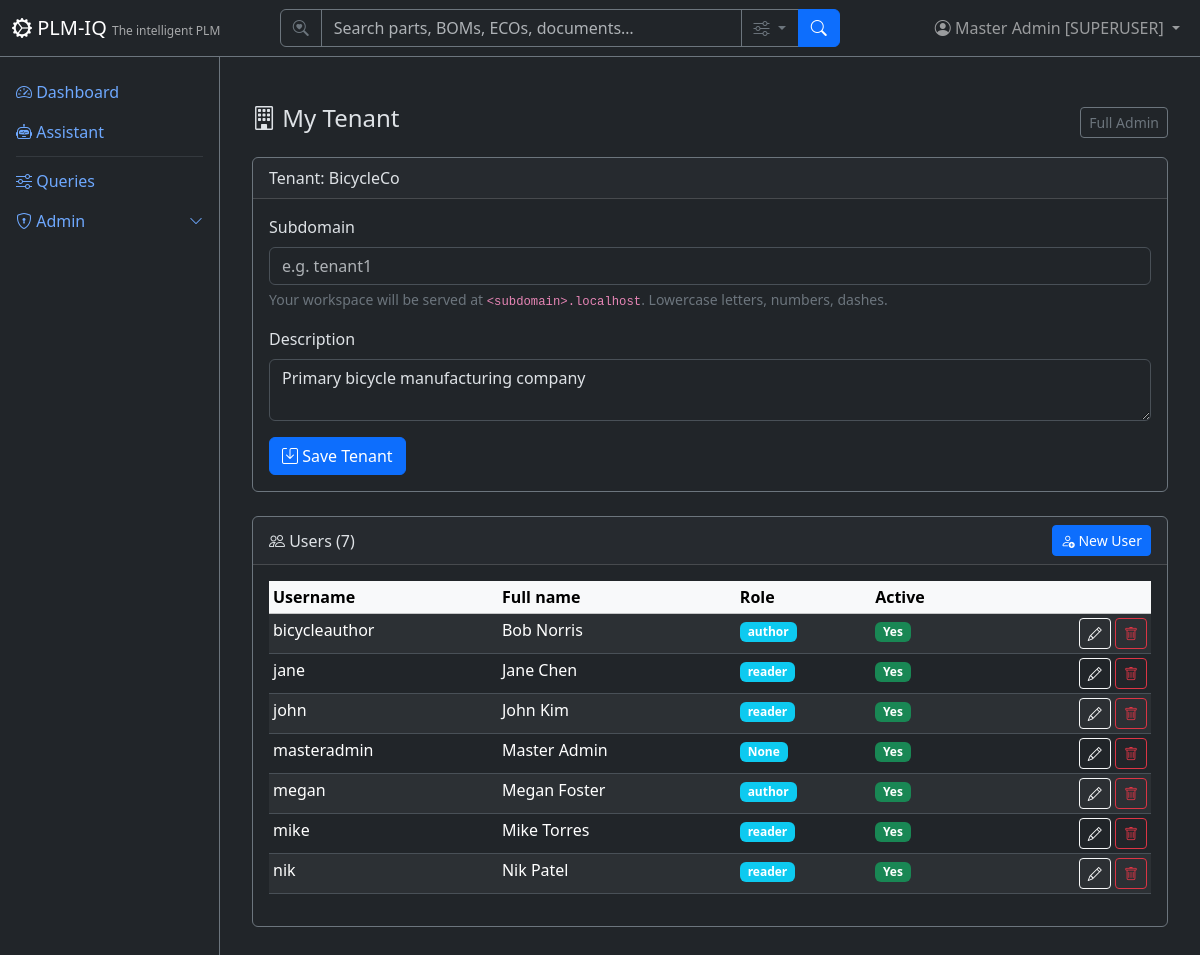
The page /admin/tenant (signed in) on the database as committed earlier.
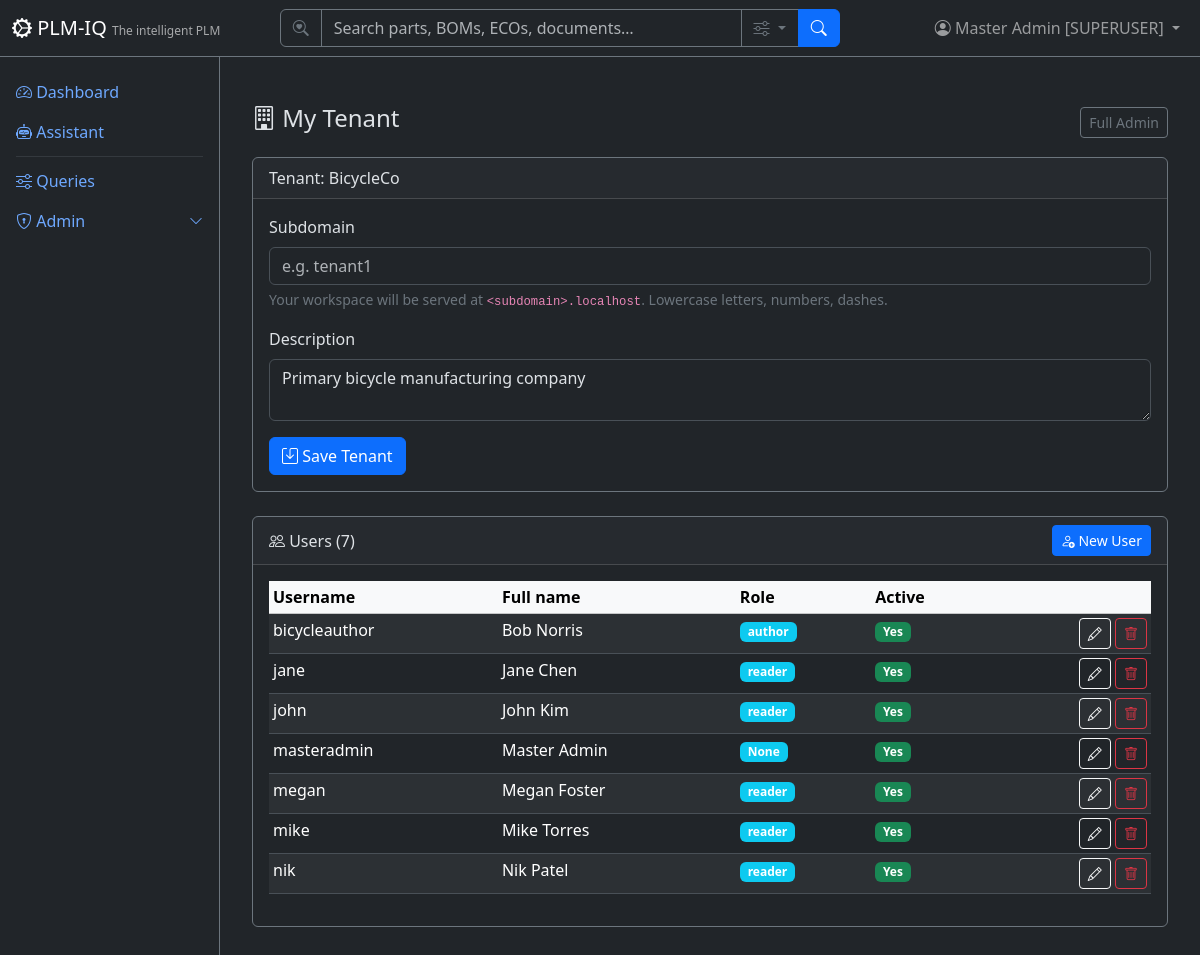
The same page on the database as committed later.
### app/models/tenant_user.py (models this page shows)
class User(Base):
    __tablename__ = "users"
    user_id = Column("user_id", Integer, primary_key=True, autoincrement=True)
    username = Column("username", String, unique=True, nullable=False)
    full_name = Column("full_name", String, nullable=False)
    email = Column("email", String)
    password_hash = Column("password_hash", String, nullable=False, default="")
    tenant_id = Column("tenant_id", Integer, ForeignKey("tenants.tenant_id"), nullable=False, default=1)
    is_active = Column("is_active", Boolean, default=True)
    created_date = Column("created_date", String)
    role = Column("role", String, default="reader")
    tenant = relationship("Tenant", back_populates="users")
    favorites = relationship("Favorite", back_populates="user")

### app/routers/admin.py (the view)
@router.get("/tenant", response_class=HTMLResponse)
def tenant_self(
    request: Request,
    db: Session = Depends(get_db),
    _u: User = Depends(require_role(["tenantadmin"])),
):
    tenant = db.query(Tenant).filter(Tenant.tenant_id == _u.tenant_id).first()
    if not tenant:
        return HTMLResponse(content=render("404.html", **auth_context(request, db)), status_code=404)
    users = db.query(User).filter(User.tenant_id == tenant.tenant_id).order_by(User.username).all()
    return HTMLResponse(content=render(
        "admin/tenant_self.html",
        **auth_context(request, db),
        tenant=tenant,
        users=users,
        user_roles=role_names(db),
        base_domain=BASE_DOMAIN,
    ))

### app/templates/admin/tenant_self.html (shortened to what this page needs)
{% extends "base.html" %}
{% block content %}
<div class="container-fluid py-4">
  <div class="d-flex justify-content-between align-items-center mb-3">
    <h4><i class="bi bi-building"></i> My Tenant</h4>
    <a href="/admin" class="btn btn-sm btn-outline-secondary">Full Admin</a>
  </div>
  <div class="card bg-dark border-secondary mb-4">
    <div class="card-header">Tenant: {{ tenant.tenant_name }}</div>
    <div class="card-body">
      <form method="post" action="/admin/tenant">
        <div class="mb-3">
          <label class="form-label">Subdomain</label>
          <input type="text" name="subdomain" class="form-control"
                 value="{{ tenant.subdomain or '' }}" placeholder="e.g. tenant1">
          <div class="form-text text-secondary">
            Your workspace will be served at
            <code>{% if tenant.subdomain %}{{ tenant.subdomain }}{% else %}&lt;subdomain&gt;{% endif %}.{{ base_domain }}</code>.
            Lowercase letters, numbers, dashes.
          </div>
        </div>
        <div class="mb-3">
          <label class="form-label">Description</label>
          <textarea name="description" class="form-control" rows="2">{{ tenant.description or '' }}</textarea>
        </div>
        <button type="submit" class="btn btn-primary"><i class="bi bi-save"></i> Save Tenant</button>
      </form>
    </div>
  </div>
  <div class="card bg-dark border-secondary">
    <div class="card-header d-flex justify-content-between align-items-center">
      <span><i class="bi bi-people"></i> Users ({{ users | length }})</span>
      <button class="btn btn-sm btn-primary" data-bs-toggle="modal" data-bs-target="#newUserModal">
        <i class="bi bi-person-add"></i> New User
      </button>
    </div>
    <div class="card-body">
      <table class="table table-sm table-striped">
        <thead class="table-light">
          <tr><th>Username</th><th>Full name</th><th>Role</th><th>Active</th><th></th></tr>
        </thead>
        <tbody>
          {% for u in users %}
          <tr>
            <td>{{ u.username }}</td>
            <td>{{ u.full_name }}</td>
            <td><span class="badge bg-info">{{ u.role }}</span></td>
            <td>{% if u.is_active %}<span class="badge bg-success">Yes</span>{% else %}<span class="badge bg-secondary">No</span>{% endif %}</td>
            <td class="text-end">
              <button class="btn btn-sm btn-outline-light" data-bs-toggle="modal" data-bs-target="#editUserModal{{ u.user_id }}">
                <i class="bi bi-pencil"></i>
              </button>
              <form method="post" action="/admin/tenant/user/{{ u.user_id }}/delete" class="d-inline"
                    onsubmit="return confirm('Delete user {{ u.username }}?');">
                <button type="submit" class="btn btn-sm btn-outline-danger"><i class="bi bi-trash"></i></button>
              </form>
            </td>
          </tr>
          {% else %}
          <tr><td colspan="5" class="text-secondary">No users yet.</td></tr>
          {% endfor %}
        </tbody>
      </table>
    </div>
  </div>
</div>
{% endblock %}

Rows that differ between the two databases and show on the page:
changed User "megan": role "author" → "reader"
